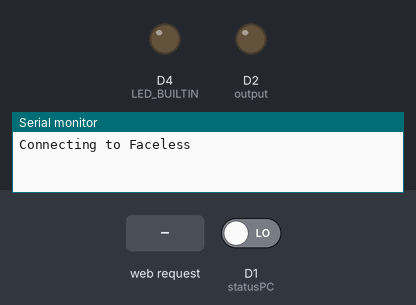
Recording of a sketch running on a simulated ESP8266 (NodeMCU). Parts: output pins drawn as LEDs (lit = HIGH, except the on-board LED, lit = LOW), the last lines printed to the serial monitor. The test bench sets the inputs (shaded band); at power-on: D1 (statusPC) LOW. WiFi joins after 1.5 s; servers stay silent unless stated.

Above: at 0.1 s.
At 3.2 s:
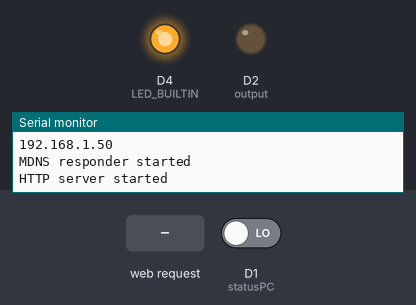
3.3 s: HTTP request GET /off received
At 4.6 s:
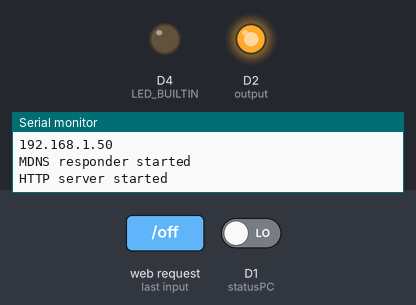
Timing chart, 0 to 6.5 s (numbered marks = the images above; inputs shaded):
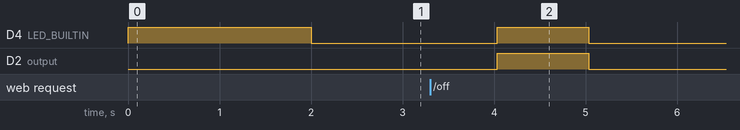

The sketch:

SPIFFS.ino
```cpp
#include <ESP8266WiFi.h>
#include <WiFiClient.h>
#include <ESP8266WebServer.h>
#include <ESP8266mDNS.h>

const char* ssid     = "Faceless";
const char* password = "rongcon2296736511";

ESP8266WebServer server(5555);

// Assign output variables to GPIO pins
const char output = D2;
const char statusPC = D1;

IPAddress local_IP(192, 168, 1, 123);
IPAddress subnet(255, 255, 255, 0);
IPAddress gateway(192, 168, 1, 1);
IPAddress primaryDNS(1, 1, 1, 1);
IPAddress secondaryDNS(8, 8, 8, 8);

void connectWIFI()
{
  WiFi.mode(WIFI_STA);

  if (!WiFi.config(local_IP, gateway, subnet, primaryDNS, secondaryDNS)) {
    Serial.println("STA Failed to configure");
  }

  Serial.print("Connecting to ");
  Serial.println(ssid);

  WiFi.begin(ssid, password);

  while (WiFi.status() != WL_CONNECTED) {
    digitalWrite(LED_BUILTIN, HIGH);
    delay(1000);
    Serial.print(".");
    digitalWrite(LED_BUILTIN, LOW);
  }

  Serial.println("");
  Serial.println("WiFi connected.");
  Serial.println("IP address: ");
  Serial.println(WiFi.localIP());

  if (MDNS.begin("esp8266")) {
    Serial.println("MDNS responder started");
  }

  server.on("/", []() {
    server.send(200, "text/plain", "Hello from esp8266 over HTTP!");
  });

  server.on("/on", []() {
    char checkStatus = digitalRead(statusPC);
    if (checkStatus == HIGH) {
      digitalWrite(LED_BUILTIN, HIGH);
      digitalWrite(output, HIGH);
      delay(1000);
      digitalWrite(output, LOW);
      digitalWrite(LED_BUILTIN, LOW);
      server.send(200, "text/plain", "Sent on signal successful");
    }
    else {
      server.send(200, "text/plain", "Your PC is already waked up, use /off if you want to turn off the PC");
    }
  });

  server.on("/off", []() {
    char checkStatus = digitalRead(statusPC);
    if (checkStatus == LOW)
    {
      digitalWrite(LED_BUILTIN, HIGH);
      digitalWrite(output, HIGH);
      delay(1000);
      digitalWrite(output, LOW);
      digitalWrite(LED_BUILTIN, LOW);
      server.send(200, "text/plain", "Sent off signal successful");
    }
    else {
      server.send(200, "text/plain", "Your PC is offline, use /on if you want to turn on the PC");
    }
  });

  server.on("/status", []() {
    char checkStatus = digitalRead(statusPC);
    if (checkStatus == HIGH) {
      server.send(200, "text/plain", "Online");
    }
    else {
      server.send(200, "text/plain", "Offline");
    }
  });

  server.begin();
  Serial.println("HTTP server started");
}

void setup() {
  Serial.begin(9600);
  pinMode(LED_BUILTIN, OUTPUT);
  digitalWrite(LED_BUILTIN, LOW);
  pinMode(output, OUTPUT);
  digitalWrite(output, LOW);
  pinMode(statusPC, INPUT);
  connectWIFI();
}

void loop(){
  delay(1000);
  if (WiFi.status() == WL_CONNECTION_LOST || WiFi.status() == WL_CONNECT_FAILED || WiFi.status() == WL_DISCONNECTED)
  {
    Serial.println("Reconnecting...");
    connectWIFI();
  }
  server.handleClient();
  MDNS.update();
}
```

Measured:
- after the input at 3.3 s, D4 (LED_BUILTIN), D2 (output): LOW → HIGH after 0.73 s, → LOW 1.0 s later
